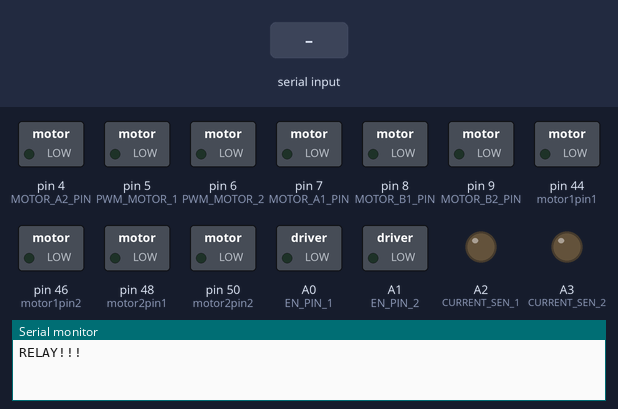
Bench run of a sketch on a simulated Arduino Mega 2560, built with avr-gcc and run on an emulated ATmega2560. Shown: switched loads named in the sketch (green lamp = pin HIGH), output pins drawn as LEDs (lit = HIGH), the last lines printed to the serial monitor. The inputs (shaded band) are chosen by the test bench.

Above: at 1.2 s.
1.3 s: "0" received over Serial
At 1.6 s:
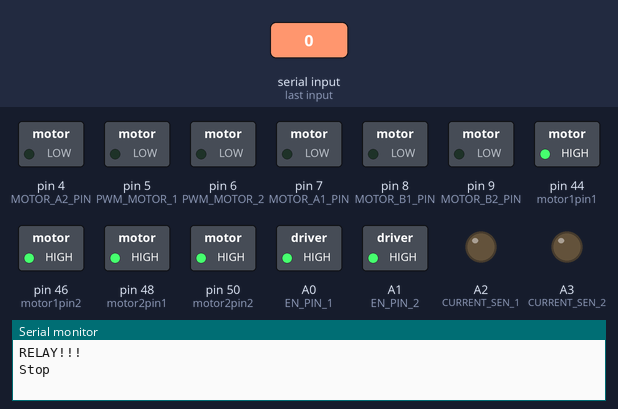
2.8 s: "1" received over Serial
At 3.9 s:
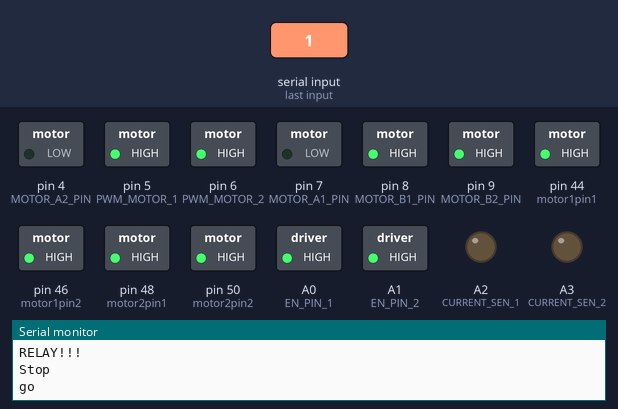
4.3 s: "2" received over Serial
At 5.1 s:
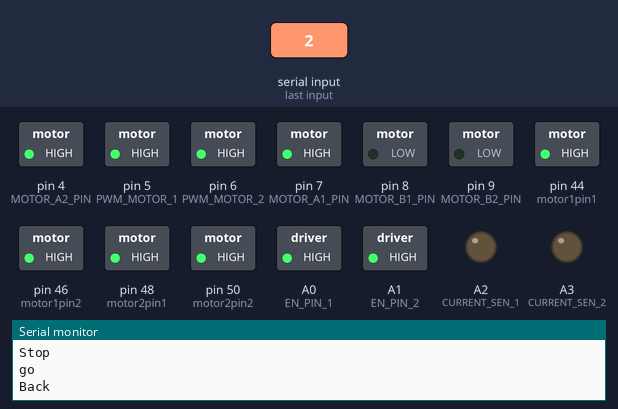
5.8 s: "3" received over Serial
At 6.2 s:
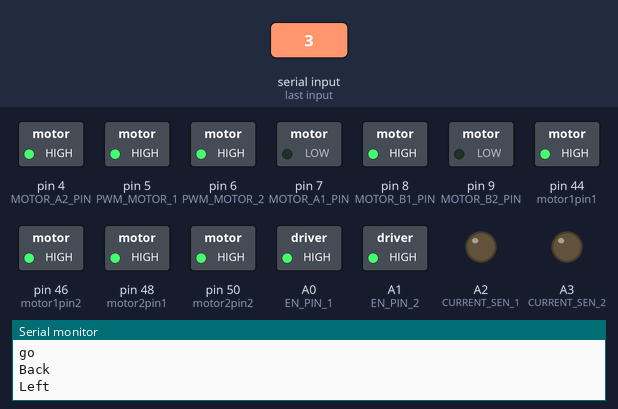
7.3 s: "4" received over Serial
At 8.5 s:
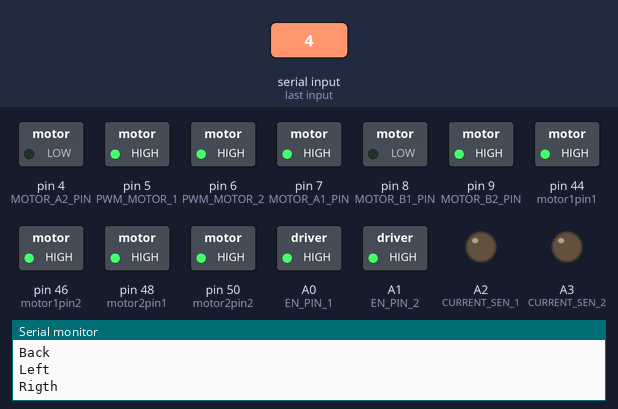
8.8 s: "5" received over Serial
At 9.7 s:
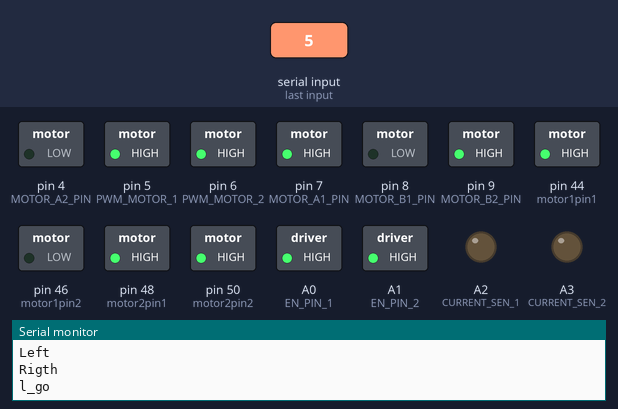
Timing chart, 0 to 11.3 s (numbered marks = the images above; inputs shaded):
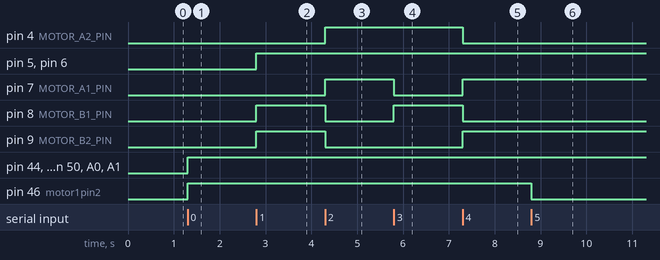

The sketch:

MAGA_ROBOT.ino
```cpp
#define BRAKE 0
#define CW    1
#define CCW   2
#define CS_THRESHOLD 15   // Definition of safety current (Check: "1.3 Monster Shield Example").

//MOTOR 1
#define MOTOR_A1_PIN 7
#define MOTOR_B1_PIN 8

//MOTOR 2
#define MOTOR_A2_PIN 4
#define MOTOR_B2_PIN 9

#define PWM_MOTOR_1 5
#define PWM_MOTOR_2 6

#define CURRENT_SEN_1 A2
#define CURRENT_SEN_2 A3

#define EN_PIN_1 A0
#define EN_PIN_2 A1

#define MOTOR_1 0
#define MOTOR_2 1

int xxx =150;
short usSpeed = 255;  //default motor speed
unsigned short usMotor_Status = BRAKE;

int motor1pin1 = 44;
int motor1pin2 = 46;

int motor2pin1 = 48;
int motor2pin2 = 50;


void setup()
{

  pinMode(motor1pin1, OUTPUT);
  pinMode(motor1pin2, OUTPUT);
  pinMode(motor2pin1, OUTPUT);
  pinMode(motor2pin2, OUTPUT);

  pinMode(MOTOR_A1_PIN, OUTPUT);
  pinMode(MOTOR_B1_PIN, OUTPUT);

  pinMode(MOTOR_A2_PIN, OUTPUT);
  pinMode(MOTOR_B2_PIN, OUTPUT);

  pinMode(PWM_MOTOR_1, OUTPUT);
  pinMode(PWM_MOTOR_2, OUTPUT);

  pinMode(CURRENT_SEN_1, OUTPUT);
  pinMode(CURRENT_SEN_2, OUTPUT);

  pinMode(EN_PIN_1, OUTPUT);
  pinMode(EN_PIN_2, OUTPUT);

  Serial.begin(9600);
  Serial1.begin(9600); // Initiates the serial to do the monitoring

  Serial.println("RELAY!!!");
}

void loop()
{
  loop_1();
  //loop_2();
}
```

bin.ino
```cpp
void go()
{
  Serial.println("go");
  usMotor_Status = CW;
  motorGo(MOTOR_1, usMotor_Status, usSpeed);
  motorGo(MOTOR_2, usMotor_Status, usSpeed);
}
void back()
{
  Serial.println("Back");
  usMotor_Status = CCW;
  motorGo(MOTOR_1, usMotor_Status, usSpeed);
  motorGo(MOTOR_2, usMotor_Status, usSpeed);
}


void left()
{
  Serial.println("Left");

  motorGo(MOTOR_1, CW, usSpeed);
   motorGo(MOTOR_2, CCW, usSpeed);
}


void rigth()
{
  Serial.println("Rigth");
  motorGo(MOTOR_2, CW, usSpeed);
   motorGo(MOTOR_1, CCW, usSpeed);
}


void Stop()
{
  Serial.println("Stop");
  usMotor_Status = BRAKE;
  motorGo(MOTOR_1, usMotor_Status, 0);
  motorGo(MOTOR_2, usMotor_Status, 0);

  digitalWrite(motor1pin1, HIGH);
  digitalWrite(motor1pin2, HIGH);

  digitalWrite(motor2pin1, HIGH);
  digitalWrite(motor2pin2, HIGH);
}

void Forward()
{
  Serial.println("Forward");
  usMotor_Status = CW;
  motorGo(MOTOR_1, usMotor_Status, usSpeed);
  motorGo(MOTOR_2, usMotor_Status, usSpeed);
}

void Reverse()
{
  Serial.println("Reverse");
  usMotor_Status = CCW;
  motorGo(MOTOR_1, usMotor_Status, usSpeed);
  motorGo(MOTOR_2, usMotor_Status, usSpeed);
}

void IncreaseSpeed()
{
  usSpeed = usSpeed + 10;
  if (usSpeed > 255)
  {
    usSpeed = 255;
  }

  Serial.print("Speed +: ");
  Serial.println(usSpeed);

  motorGo(MOTOR_1, usMotor_Status, usSpeed);
  motorGo(MOTOR_2, usMotor_Status, usSpeed);
}

void DecreaseSpeed()
{
  usSpeed = usSpeed - 10;
  if (usSpeed < 0)
  {
    usSpeed = 0;
  }

  Serial.print("Speed -: ");
  Serial.println(usSpeed);

  motorGo(MOTOR_1, usMotor_Status, usSpeed);
  motorGo(MOTOR_2, usMotor_Status, usSpeed);
}

void motorGo(uint8_t motor, uint8_t direct, uint8_t pwm)         //Function that controls the variables: motor(0 ou 1), direction (cw ou ccw) e pwm (entra 0 e 255);
{
  if (motor == MOTOR_1)
  {
    if (direct == CW)
    {
      digitalWrite(MOTOR_A1_PIN, LOW);
      digitalWrite(MOTOR_B1_PIN, HIGH);
    }
    else if (direct == CCW)
    {
      digitalWrite(MOTOR_A1_PIN, HIGH);
      digitalWrite(MOTOR_B1_PIN, LOW);
    }
    else
    {
      digitalWrite(MOTOR_A1_PIN, LOW);
      digitalWrite(MOTOR_B1_PIN, LOW);
    }

    analogWrite(PWM_MOTOR_1, pwm);
  }
  else if (motor == MOTOR_2)
  {
    if (direct == CW)
    {
      digitalWrite(MOTOR_A2_PIN, LOW);
      digitalWrite(MOTOR_B2_PIN, HIGH);
    }
    else if (direct == CCW)
    {
      digitalWrite(MOTOR_A2_PIN, HIGH);
      digitalWrite(MOTOR_B2_PIN, LOW);
    }
    else
    {
      digitalWrite(MOTOR_A2_PIN, LOW);
      digitalWrite(MOTOR_B2_PIN, LOW);
    }

    analogWrite(PWM_MOTOR_2, pwm);
  }
}
```

bin2.ino
```cpp
void l_go() {
  Serial.println("l_go");
  digitalWrite(motor1pin1, HIGH);
  digitalWrite(motor1pin2, LOW);
  delay(xxx);
}

void l_back() {
  Serial.println("l_go");
  digitalWrite(motor1pin1, LOW);
  digitalWrite(motor1pin2, HIGH);
  delay(xxx);
}

void r_go() {
  Serial.println("r_go");
  digitalWrite(motor2pin1, HIGH);
  digitalWrite(motor2pin2, LOW);
  delay(xxx);
}

void r_back() {
  Serial.println("r_go");
  digitalWrite(motor2pin1, LOW);
  digitalWrite(motor2pin2, HIGH);
  delay(xxx);
}
```

ctrl.ino
```cpp
void loop_1()
{
  char user_input;

  while (Serial.available())
  {
    user_input = Serial.read(); //Read user input and trigger appropriate function
    digitalWrite(EN_PIN_1, HIGH);
    digitalWrite(EN_PIN_2, HIGH);

    if (user_input == '0')        {
      Stop();
    }
    else if (user_input == '1')    {
      go();
    }
    else if (user_input == '2')    {
      back();
    }
    else if (user_input == '3')    {
      left();
    }
    else if (user_input == '4')    {
      rigth();
    }


    else if (user_input == '5')    {
      l_go();
    }
    else if (user_input == '6')    {
      l_back();
    }
    else if (user_input == '7')    {
      r_go();
    }
    else if (user_input == '8')    {
      r_back();
    }

    else if (user_input == '9')    {
      Serial.println("TEST MAGA");
    }


    else
    {
      Serial.println("Invalid option entered.");
    }

  }
}
```

ctrl2.ino
```cpp
void loop_2()
{
  char user_input;

  while (Serial1.available())
  {
    user_input = Serial1.read(); //Read user input and trigger appropriate function
    digitalWrite(EN_PIN_1, HIGH);
    digitalWrite(EN_PIN_2, HIGH);

    if (user_input == '0')        {
      Stop();
    }
    else if (user_input == '1')    {
      go();
    }
    else if (user_input == '2')    {
      back();
    }
    else if (user_input == '3')    {
      left();
    }
    else if (user_input == '4')    {
      rigth();
    }


    else if (user_input == '5')    {
      l_go();
    }
    else if (user_input == '6')    {
      l_back();
    }
    else if (user_input == '7')    {
      r_go();
    }
    else if (user_input == '8')    {
      r_back();
    }

    else if (user_input == '9')    {
      Serial1.println("TEST MAGA");
    }


    else
    {
      Serial1.println("Invalid option entered.");
    }

  }
}
```

Measured:
- after the input at 1.3 s, pin 44 (motor1pin1), pin 46 (motor1pin2), pin 48 (motor2pin1), pin 50 (motor2pin2), A0 (EN_PIN_1), A1 (EN_PIN_2): LOW → HIGH at once
- after the input at 2.8 s, pin 5 (PWM_MOTOR_1), pin 6 (PWM_MOTOR_2), pin 8 (MOTOR_B1_PIN), pin 9 (MOTOR_B2_PIN): LOW → HIGH at once
- after the input at 4.3 s, pin 4 (MOTOR_A2_PIN), pin 7 (MOTOR_A1_PIN): LOW → HIGH at once; pin 8 (MOTOR_B1_PIN), pin 9 (MOTOR_B2_PIN): HIGH → LOW at once
- after the input at 5.8 s, pin 7 (MOTOR_A1_PIN): HIGH → LOW at once; pin 8 (MOTOR_B1_PIN): LOW → HIGH at once
- after the input at 7.3 s, pin 4 (MOTOR_A2_PIN), pin 8 (MOTOR_B1_PIN): HIGH → LOW at once; pin 7 (MOTOR_A1_PIN), pin 9 (MOTOR_B2_PIN): LOW → HIGH at once
- after the input at 8.8 s, pin 46 (motor1pin2): HIGH → LOW at once
